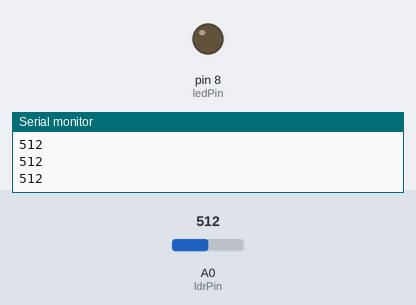
A sketch run on a simulated Arduino Uno, built with avr-gcc and run on an emulated ATmega328P. On the bench: output pins drawn as LEDs (lit = HIGH), the last lines printed to the serial monitor. The test bench sets the inputs (shaded band); at power-on: A0 (ldrPin) = 512.

Above: at 1.2 s.
1.3 s: A0 (ldrPin) set to 486
At 2.1 s:
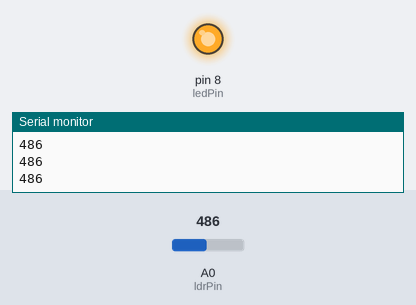
2.9 s: A0 (ldrPin) set to 510
At 3.4 s:
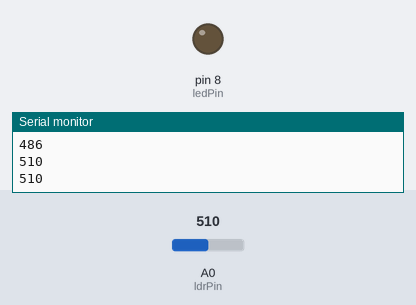
4.5 s: A0 (ldrPin) set to 490
At 5.9 s:
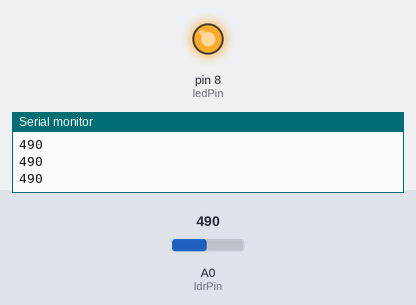
Timing chart, 0 to 7.5 s (numbered marks = the images above; inputs shaded):
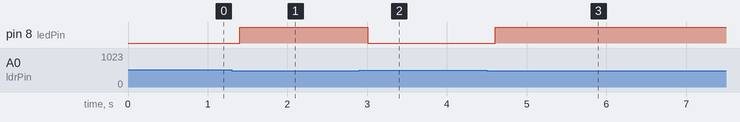

Measured:
- the behaviour switches between 500 and 499 on A0 (ldrPin) (found by bisection; images 0 and 1)
- after the input at 1.3 s, pin 8 (ledPin): LOW → HIGH after 0.10 s
- after the input at 2.9 s, pin 8 (ledPin): HIGH → LOW after 0.10 s
- after the input at 4.5 s, pin 8 (ledPin): LOW → HIGH after 0.11 s

The sketch:

sketch.ino
```cpp
int ldrPin = A0;
int ledPin = 8;

int lightValue;

void setup() {
  pinMode(ledPin, OUTPUT);
  Serial.begin(9600);
}

void loop() {
  lightValue = analogRead(ldrPin);

  Serial.println(lightValue);

  if (lightValue < 500) {   // Dark
    digitalWrite(ledPin, HIGH);
  }
  else {                    // Bright
    digitalWrite(ledPin, LOW);
  }

  delay(200);
}
```
